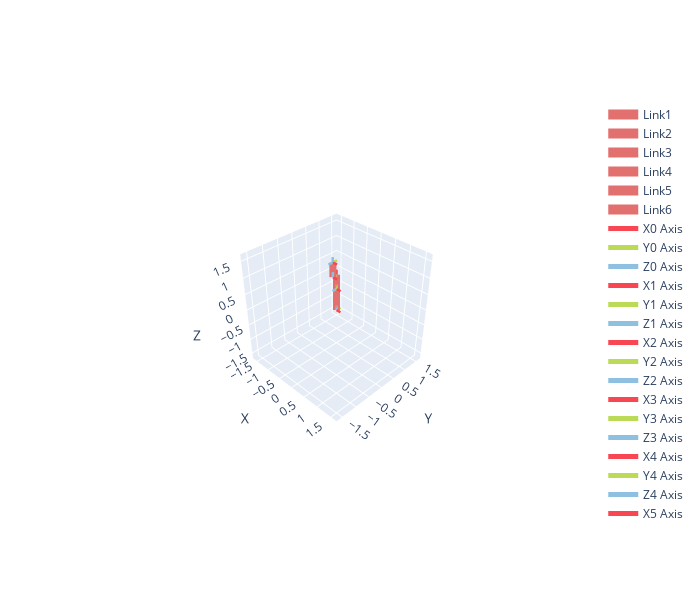
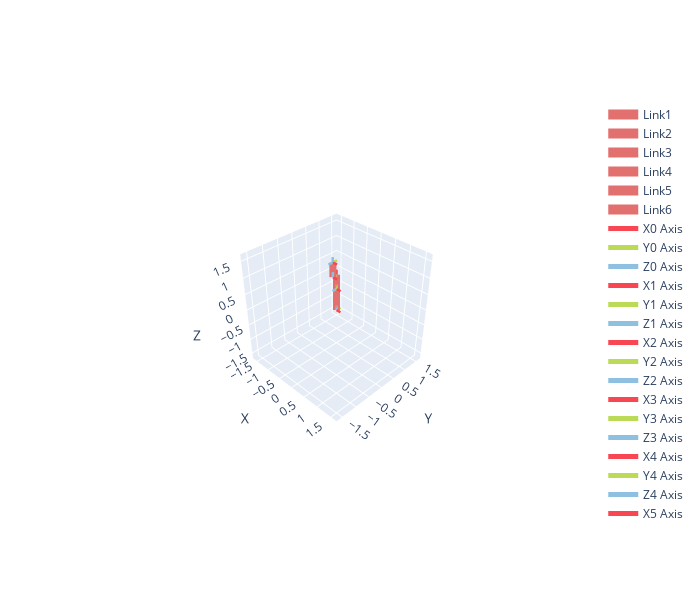

Write notebook code for charts like these, in order.
### Markdown cell above
#### Puma 560

### Code cell
Puma560 = rsb.models.DH.Puma560()
Puma560.plotly(Puma560.qr, fig=go.Figure())

### Figure 1 — Plotly figure (JSON) as saved in the notebook; plotly's stock layout.template omitted (floating-point values rounded to 4 significant figures)
{"data": [{"line": {"color": "#E1706E", "width": 14}, "mode": "lines", "name": "Link1", "type": "scatter3d", "x": [0.0, 0.0], "y": [0.0, 0.0], "z": [0.0, 0.6718]}, {"line": {"color": "#E1706E", "width": 14}, "mode": "lines", "name": "Link2", "type": "scatter3d", "x": [0.0, 2.644e-17], "y": [0.0, 2.644e-17], "z": [0.6718, 1.104]}, {"line": {"color": "#E1706E", "width": 14}, "mode": "lines", "name": "Link3", "type": "scatter3d", "x": [2.644e-17, 0.0203], "y": [2.644e-17, -0.15], "z": [1.104, 1.104]}, {"line": {"color": "#E1706E", "width": 14}, "mode": "lines", "name": "Link4", "type": "scatter3d", "x": [0.0203, 0.0203], "y": [-0.15, -0.15], "z": [1.104, 1.535]}, {"line": {"color": "#E1706E", "width": 14}, "mode": "lines", "name": "Link5", "type": "scatter3d", "x": [0.0203, 0.0203], "y": [-0.15, -0.15], "z": [1.535, 1.535]}, {"line": {"color": "#E1706E", "width": 14}, "mode": "lines", "name": "Link6", "type": "scatter3d", "x": [0.0203, 0.0203], "y": [-0.15, -0.15], "z": [1.535, 1.535]}, {"line": {"color": "#F84752", "width": 5}, "mode": "lines", "name": "X0 Axis", "type": "scatter3d", "x": [0, 0.15], "y": [0, 0], "z": [0, 0]}, {"cmax": 1, "cmin": 0, "colorscale": [[0, "#F84752"], [1, "#F84752"]], "showscale": false, "sizemode": "absolute", "sizeref": 0.015, "type": "cone", "u": [1], "v": [0], "w": [0], "x": [0.15], "y": [0], "z": [0]}, {"line": {"color": "#BBDA55", "width": 5}, "mode": "lines", "name": "Y0 Axis", "type": "scatter3d", "x": [0, 0], "y": [0, 0.15], "z": [0, 0]}, {"cmax": 1, "cmin": 0, "colorscale": [[0, "#BBDA55"], [1, "#BBDA55"]], "showscale": false, "sizemode": "absolute", "sizeref": 0.015, "type": "cone", "u": [0], "v": [1], "w": [0], "x": [0], "y": [0.15], "z": [0]}, {"line": {"color": "#8EC1E1", "width": 5}, "mode": "lines", "name": "Z0 Axis", "type": "scatter3d", "x": [0, 0], "y": [0, 0], "z": [0, 0.15]}, {"cmax": 1, "cmin": 0, "colorscale": [[0, "#8EC1E1"], [1, "#8EC1E1"]], "showscale": false, "sizemode": "absolute", "sizeref": 0.015, "type": "cone", "u": [0], "v": [0], "w": [1], "x": [0], "y": [0], "z": [0.15]}, {"line": {"color": "#F84752", "width": 5}, "mode": "lines", "name": "X1 Axis", "type": "scatter3d", "x": [0, 0.15], "y": [0, 0], "z": [0.6718, 0.6718]}, {"cmax": 1, "cmin": 0, "colorscale": [[0, "#F84752"], [1, "#F84752"]], "showscale": false, "sizemode": "absolute", "sizeref": 0.015, "type": "cone", "u": [1], "v": [0], "w": [0], "x": [0.15], "y": [0], "z": [0.6718]}, {"line": {"color": "#BBDA55", "width": 5}, "mode": "lines", "name": "Y1 Axis", "type": "scatter3d", "x": [0, 0], "y": [0, 9.185e-18], "z": [0.6718, 0.8218]}, {"cmax": 1, "cmin": 0, "colorscale": [[0, "#BBDA55"], [1, "#BBDA55"]], "showscale": false, "sizemode": "absolute", "sizeref": 0.015, "type": "cone", "u": [0], "v": [6.123e-17], "w": [1], "x": [0], "y": [9.185e-18], "z": [0.8218]}, {"line": {"color": "#8EC1E1", "width": 5}, "mode": "lines", "name": "Z1 Axis", "type": "scatter3d", "x": [0, 0], "y": [0, -0.15], "z": [0.6718, 0.6718]}, {"cmax": 1, "cmin": 0, "colorscale": [[0, "#8EC1E1"], [1, "#8EC1E1"]], "showscale": false, "sizemode": "absolute", "sizeref": 0.015, "type": "cone", "u": [0], "v": [-1], "w": [6.123e-17], "x": [0], "y": [-0.15], "z": [0.6718]}, {"line": {"color": "#F84752", "width": 5}, "mode": "lines", "name": "X2 Axis", "type": "scatter3d", "x": [2.644e-17, 3.562e-17], "y": [2.644e-17, 3.562e-17], "z": [1.104, 1.254]}, {"cmax": 1, "cmin": 0, "colorscale": [[0, "#F84752"], [1, "#F84752"]], "showscale": false, "sizemode": "absolute", "sizeref": 0.015, "type": "cone", "u": [6.123e-17], "v": [6.123e-17], "w": [1], "x": [3.562e-17], "y": [3.562e-17], "z": [1.254]}, {"line": {"color": "#BBDA55", "width": 5}, "mode": "lines", "name": "Y2 Axis", "type": "scatter3d", "x": [2.644e-17, -0.15], "y": [2.644e-17, 2.644e-17], "z": [1.104, 1.104]}, {"cmax": 1, "cmin": 0, "colorscale": [[0, "#BBDA55"], [1, "#BBDA55"]], "showscale": false, "sizemode": "absolute", "sizeref": 0.015, "type": "cone", "u": [-1], "v": [3.749e-33], "w": [6.123e-17], "x": [-0.15], "y": [2.644e-17], "z": [1.104]}, {"line": {"color": "#8EC1E1", "width": 5}, "mode": "lines", "name": "Z2 Axis", "type": "scatter3d", "x": [2.644e-17, 2.644e-17], "y": [2.644e-17, -0.15], "z": [1.104, 1.104]}, {"cmax": 1, "cmin": 0, "colorscale": [[0, "#8EC1E1"], [1, "#8EC1E1"]], "showscale": false, "sizemode": "absolute", "sizeref": 0.015, "type": "cone", "u": [0], "v": [-1], "w": [6.123e-17], "x": [2.644e-17], "y": [-0.15], "z": [1.104]}, {"line": {"color": "#F84752", "width": 5}, "mode": "lines", "name": "X3 Axis", "type": "scatter3d", "x": [0.0203, 0.1703], "y": [-0.15, -0.15], "z": [1.104, 1.104]}, {"cmax": 1, "cmin": 0, "colorscale": [[0, "#F84752"], [1, "#F84752"]], "showscale": false, "sizemode": "absolute", "sizeref": 0.015, "type": "cone", "u": [1], "v": [0], "w": [0], "x": [0.1703], "y": [-0.15], "z": [1.104]}, {"line": {"color": "#BBDA55", "width": 5}, "mode": "lines", "name": "Y3 Axis", "type": "scatter3d", "x": [0.0203, 0.0203], "y": [-0.15, -5e-05], "z": [1.104, 1.104]}, {"cmax": 1, "cmin": 0, "colorscale": [[0, "#BBDA55"], [1, "#BBDA55"]], "showscale": false, "sizemode": "absolute", "sizeref": 0.015, "type": "cone", "u": [0], "v": [1], "w": [0], "x": [0.0203], "y": [-5e-05], "z": [1.104]}, {"line": {"color": "#8EC1E1", "width": 5}, "mode": "lines", "name": "Z3 Axis", "type": "scatter3d", "x": [0.0203, 0.0203], "y": [-0.15, -0.15], "z": [1.104, 1.254]}, {"cmax": 1, "cmin": 0, "colorscale": [[0, "#8EC1E1"], [1, "#8EC1E1"]], "showscale": false, "sizemode": "absolute", "sizeref": 0.015, "type": "cone", "u": [0], "v": [0], "w": [1], "x": [0.0203], "y": [-0.15], "z": [1.254]}, {"line": {"color": "#F84752", "width": 5}, "mode": "lines", "name": "X4 Axis", "type": "scatter3d", "x": [0.0203, 0.1703], "y": [-0.15, -0.15], "z": [1.535, 1.535]}, {"cmax": 1, "cmin": 0, "colorscale": [[0, "#F84752"], [1, "#F84752"]], "showscale": false, "sizemode": "absolute", "sizeref": 0.015, "type": "cone", "u": [1], "v": [0], "w": [0], "x": [0.1703], "y": [-0.15], "z": [1.535]}, {"line": {"color": "#BBDA55", "width": 5}, "mode": "lines", "name": "Y4 Axis", "type": "scatter3d", "x": [0.0203, 0.0203], "y": [-0.15, -0.15], "z": [1.535, 1.685]}, {"cmax": 1, "cmin": 0, "colorscale": [[0, "#BBDA55"], [1, "#BBDA55"]], "showscale": false, "sizemode": "absolute", "sizeref": 0.015, "type": "cone", "u": [0], "v": [6.123e-17], "w": [1], "x": [0.0203], "y": [-0.15], "z": [1.685]}, {"line": {"color": "#8EC1E1", "width": 5}, "mode": "lines", "name": "Z4 Axis", "type": "scatter3d", "x": [0.0203, 0.0203], "y": [-0.15, -0.3], "z": [1.535, 1.535]}, {"cmax": 1, "cmin": 0, "colorscale": [[0, "#8EC1E1"], [1, "#8EC1E1"]], "showscale": false, "sizemode": "absolute", "sizeref": 0.015, "type": "cone", "u": [0], "v": [-1], "w": [6.123e-17], "x": [0.0203], "y": [-0.3], "z": [1.535]}, {"line": {"color": "#F84752", "width": 5}, "mode": "lines", "name": "X5 Axis", "type": "scatter3d", "x": [0.0203, 0.1703], "y": [-0.15, -0.15], "z": [1.535, 1.535]}, {"cmax": 1, "cmin": 0, "colorscale": [[0, "#F84752"], [1, "#F84752"]], "showscale": false, "sizemode": "absolute", "sizeref": 0.015, "type": "cone", "u": [1], "v": [0], "w": [0], "x": [0.1703], "y": [-0.15], "z": [1.535]}, {"line": {"color": "#BBDA55", "width": 5}, "mode": "lines", "name": "Y5 Axis", "type": "scatter3d", "x": [0.0203, 0.0203], "y": [-0.15, -5e-05], "z": [1.535, 1.535]}, {"cmax": 1, "cmin": 0, "colorscale": [[0, "#BBDA55"], [1, "#BBDA55"]], "showscale": false, "sizemode": "absolute", "sizeref": 0.015, "type": "cone", "u": [0], "v": [1], "w": [0], "x": [0.0203], "y": [-5e-05], "z": [1.535]}, {"line": {"color": "#8EC1E1", "width": 5}, "mode": "lines", "name": "Z5 Axis", "type": "scatter3d", "x": [0.0203, 0.0203], "y": [-0.15, -0.15], "z": [1.535, 1.685]}, {"cmax": 1, "cmin": 0, "colorscale": [[0, "#8EC1E1"], [1, "#8EC1E1"]], "showscale": false, "sizemode": "absolute", "sizeref": 0.015, "type": "cone", "u": [0], "v": [0], "w": [1], "x": [0.0203], "y": [-0.15], "z": [1.685]}, {"line": {"color": "#F84752", "width": 5}, "mode": "lines", "name": "X6 Axis", "type": "scatter3d", "x": [0.0203, 0.0953], "y": [-0.15, -0.15], "z": [1.535, 1.535]}, {"cmax": 1, "cmin": 0, "colorscale": [[0, "#F84752"], [1, "#F84752"]], "showscale": false, "sizemode": "absolute", "sizeref": 0.0075, "type": "cone", "u": [1], "v": [0], "w": [0], "x": [0.0953], "y": [-0.15], "z": [1.535]}, {"line": {"color": "#BBDA55", "width": 5}, "mode": "lines", "name": "Y6 Axis", "type": "scatter3d", "x": [0.0203, 0.0203], "y": [-0.15, -0.07505], "z": [1.535, 1.535]}, {"cmax": 1, "cmin": 0, "colorscale": [[0, "#BBDA55"], [1, "#BBDA55"]], "showscale": false, "sizemode": "absolute", "sizeref": 0.0075, "type": "cone", "u": [0], "v": [1], "w": [0], "x": [0.0203], "y": [-0.07505], "z": [1.535]}, {"line": {"color": "#8EC1E1", "width": 5}, "mode": "lines", "name": "Z6 Axis", "type": "scatter3d", "x": [0.0203, 0.0203], "y": [-0.15, -0.15], "z": [1.535, 1.61]}, {"cmax": 1, "cmin": 0, "colorscale": [[0, "#8EC1E1"], [1, "#8EC1E1"]], "showscale": false, "sizemode": "absolute", "sizeref": 0.0075, "type": "cone", "u": [0], "v": [0], "w": [1], "x": [0.0203], "y": [-0.15], "z": [1.61]}], "layout": {"height": 600, "scene": {"aspectmode": "cube", "camera": {"center": {"x": 0, "y": 0, "z": 0}, "eye": {"x": 2.314, "y": -2.314, "z": 2.314}, "up": {"x": 0, "y": 0, "z": 1}}, "xaxis": {"nticks": 10, "range": [-1.697, 1.697], "title": {"text": "X"}}, "yaxis": {"nticks": 10, "range": [-1.697, 1.697], "title": {"text": "Y"}}, "zaxis": {"nticks": 10, "range": [-1.697, 1.697], "title": {"text": "Z"}}}, "width": 700}}

### Figure 2 — Plotly figure (JSON) as saved in the notebook; plotly's stock layout.template omitted (floating-point values rounded to 4 significant figures)
{"data": [{"line": {"color": "#E1706E", "width": 14}, "mode": "lines", "name": "Link1", "type": "scatter3d", "x": [0.0, 0.0], "y": [0.0, 0.0], "z": [0.0, 0.6718]}, {"line": {"color": "#E1706E", "width": 14}, "mode": "lines", "name": "Link2", "type": "scatter3d", "x": [0.0, 2.644e-17], "y": [0.0, 2.644e-17], "z": [0.6718, 1.104]}, {"line": {"color": "#E1706E", "width": 14}, "mode": "lines", "name": "Link3", "type": "scatter3d", "x": [2.644e-17, 0.0203], "y": [2.644e-17, -0.15], "z": [1.104, 1.104]}, {"line": {"color": "#E1706E", "width": 14}, "mode": "lines", "name": "Link4", "type": "scatter3d", "x": [0.0203, 0.0203], "y": [-0.15, -0.15], "z": [1.104, 1.535]}, {"line": {"color": "#E1706E", "width": 14}, "mode": "lines", "name": "Link5", "type": "scatter3d", "x": [0.0203, 0.0203], "y": [-0.15, -0.15], "z": [1.535, 1.535]}, {"line": {"color": "#E1706E", "width": 14}, "mode": "lines", "name": "Link6", "type": "scatter3d", "x": [0.0203, 0.0203], "y": [-0.15, -0.15], "z": [1.535, 1.535]}, {"line": {"color": "#F84752", "width": 5}, "mode": "lines", "name": "X0 Axis", "type": "scatter3d", "x": [0, 0.15], "y": [0, 0], "z": [0, 0]}, {"cmax": 1, "cmin": 0, "colorscale": [[0, "#F84752"], [1, "#F84752"]], "showscale": false, "sizemode": "absolute", "sizeref": 0.015, "type": "cone", "u": [1], "v": [0], "w": [0], "x": [0.15], "y": [0], "z": [0]}, {"line": {"color": "#BBDA55", "width": 5}, "mode": "lines", "name": "Y0 Axis", "type": "scatter3d", "x": [0, 0], "y": [0, 0.15], "z": [0, 0]}, {"cmax": 1, "cmin": 0, "colorscale": [[0, "#BBDA55"], [1, "#BBDA55"]], "showscale": false, "sizemode": "absolute", "sizeref": 0.015, "type": "cone", "u": [0], "v": [1], "w": [0], "x": [0], "y": [0.15], "z": [0]}, {"line": {"color": "#8EC1E1", "width": 5}, "mode": "lines", "name": "Z0 Axis", "type": "scatter3d", "x": [0, 0], "y": [0, 0], "z": [0, 0.15]}, {"cmax": 1, "cmin": 0, "colorscale": [[0, "#8EC1E1"], [1, "#8EC1E1"]], "showscale": false, "sizemode": "absolute", "sizeref": 0.015, "type": "cone", "u": [0], "v": [0], "w": [1], "x": [0], "y": [0], "z": [0.15]}, {"line": {"color": "#F84752", "width": 5}, "mode": "lines", "name": "X1 Axis", "type": "scatter3d", "x": [0, 0.15], "y": [0, 0], "z": [0.6718, 0.6718]}, {"cmax": 1, "cmin": 0, "colorscale": [[0, "#F84752"], [1, "#F84752"]], "showscale": false, "sizemode": "absolute", "sizeref": 0.015, "type": "cone", "u": [1], "v": [0], "w": [0], "x": [0.15], "y": [0], "z": [0.6718]}, {"line": {"color": "#BBDA55", "width": 5}, "mode": "lines", "name": "Y1 Axis", "type": "scatter3d", "x": [0, 0], "y": [0, 9.185e-18], "z": [0.6718, 0.8218]}, {"cmax": 1, "cmin": 0, "colorscale": [[0, "#BBDA55"], [1, "#BBDA55"]], "showscale": false, "sizemode": "absolute", "sizeref": 0.015, "type": "cone", "u": [0], "v": [6.123e-17], "w": [1], "x": [0], "y": [9.185e-18], "z": [0.8218]}, {"line": {"color": "#8EC1E1", "width": 5}, "mode": "lines", "name": "Z1 Axis", "type": "scatter3d", "x": [0, 0], "y": [0, -0.15], "z": [0.6718, 0.6718]}, {"cmax": 1, "cmin": 0, "colorscale": [[0, "#8EC1E1"], [1, "#8EC1E1"]], "showscale": false, "sizemode": "absolute", "sizeref": 0.015, "type": "cone", "u": [0], "v": [-1], "w": [6.123e-17], "x": [0], "y": [-0.15], "z": [0.6718]}, {"line": {"color": "#F84752", "width": 5}, "mode": "lines", "name": "X2 Axis", "type": "scatter3d", "x": [2.644e-17, 3.562e-17], "y": [2.644e-17, 3.562e-17], "z": [1.104, 1.254]}, {"cmax": 1, "cmin": 0, "colorscale": [[0, "#F84752"], [1, "#F84752"]], "showscale": false, "sizemode": "absolute", "sizeref": 0.015, "type": "cone", "u": [6.123e-17], "v": [6.123e-17], "w": [1], "x": [3.562e-17], "y": [3.562e-17], "z": [1.254]}, {"line": {"color": "#BBDA55", "width": 5}, "mode": "lines", "name": "Y2 Axis", "type": "scatter3d", "x": [2.644e-17, -0.15], "y": [2.644e-17, 2.644e-17], "z": [1.104, 1.104]}, {"cmax": 1, "cmin": 0, "colorscale": [[0, "#BBDA55"], [1, "#BBDA55"]], "showscale": false, "sizemode": "absolute", "sizeref": 0.015, "type": "cone", "u": [-1], "v": [3.749e-33], "w": [6.123e-17], "x": [-0.15], "y": [2.644e-17], "z": [1.104]}, {"line": {"color": "#8EC1E1", "width": 5}, "mode": "lines", "name": "Z2 Axis", "type": "scatter3d", "x": [2.644e-17, 2.644e-17], "y": [2.644e-17, -0.15], "z": [1.104, 1.104]}, {"cmax": 1, "cmin": 0, "colorscale": [[0, "#8EC1E1"], [1, "#8EC1E1"]], "showscale": false, "sizemode": "absolute", "sizeref": 0.015, "type": "cone", "u": [0], "v": [-1], "w": [6.123e-17], "x": [2.644e-17], "y": [-0.15], "z": [1.104]}, {"line": {"color": "#F84752", "width": 5}, "mode": "lines", "name": "X3 Axis", "type": "scatter3d", "x": [0.0203, 0.1703], "y": [-0.15, -0.15], "z": [1.104, 1.104]}, {"cmax": 1, "cmin": 0, "colorscale": [[0, "#F84752"], [1, "#F84752"]], "showscale": false, "sizemode": "absolute", "sizeref": 0.015, "type": "cone", "u": [1], "v": [0], "w": [0], "x": [0.1703], "y": [-0.15], "z": [1.104]}, {"line": {"color": "#BBDA55", "width": 5}, "mode": "lines", "name": "Y3 Axis", "type": "scatter3d", "x": [0.0203, 0.0203], "y": [-0.15, -5e-05], "z": [1.104, 1.104]}, {"cmax": 1, "cmin": 0, "colorscale": [[0, "#BBDA55"], [1, "#BBDA55"]], "showscale": false, "sizemode": "absolute", "sizeref": 0.015, "type": "cone", "u": [0], "v": [1], "w": [0], "x": [0.0203], "y": [-5e-05], "z": [1.104]}, {"line": {"color": "#8EC1E1", "width": 5}, "mode": "lines", "name": "Z3 Axis", "type": "scatter3d", "x": [0.0203, 0.0203], "y": [-0.15, -0.15], "z": [1.104, 1.254]}, {"cmax": 1, "cmin": 0, "colorscale": [[0, "#8EC1E1"], [1, "#8EC1E1"]], "showscale": false, "sizemode": "absolute", "sizeref": 0.015, "type": "cone", "u": [0], "v": [0], "w": [1], "x": [0.0203], "y": [-0.15], "z": [1.254]}, {"line": {"color": "#F84752", "width": 5}, "mode": "lines", "name": "X4 Axis", "type": "scatter3d", "x": [0.0203, 0.1703], "y": [-0.15, -0.15], "z": [1.535, 1.535]}, {"cmax": 1, "cmin": 0, "colorscale": [[0, "#F84752"], [1, "#F84752"]], "showscale": false, "sizemode": "absolute", "sizeref": 0.015, "type": "cone", "u": [1], "v": [0], "w": [0], "x": [0.1703], "y": [-0.15], "z": [1.535]}, {"line": {"color": "#BBDA55", "width": 5}, "mode": "lines", "name": "Y4 Axis", "type": "scatter3d", "x": [0.0203, 0.0203], "y": [-0.15, -0.15], "z": [1.535, 1.685]}, {"cmax": 1, "cmin": 0, "colorscale": [[0, "#BBDA55"], [1, "#BBDA55"]], "showscale": false, "sizemode": "absolute", "sizeref": 0.015, "type": "cone", "u": [0], "v": [6.123e-17], "w": [1], "x": [0.0203], "y": [-0.15], "z": [1.685]}, {"line": {"color": "#8EC1E1", "width": 5}, "mode": "lines", "name": "Z4 Axis", "type": "scatter3d", "x": [0.0203, 0.0203], "y": [-0.15, -0.3], "z": [1.535, 1.535]}, {"cmax": 1, "cmin": 0, "colorscale": [[0, "#8EC1E1"], [1, "#8EC1E1"]], "showscale": false, "sizemode": "absolute", "sizeref": 0.015, "type": "cone", "u": [0], "v": [-1], "w": [6.123e-17], "x": [0.0203], "y": [-0.3], "z": [1.535]}, {"line": {"color": "#F84752", "width": 5}, "mode": "lines", "name": "X5 Axis", "type": "scatter3d", "x": [0.0203, 0.1703], "y": [-0.15, -0.15], "z": [1.535, 1.535]}, {"cmax": 1, "cmin": 0, "colorscale": [[0, "#F84752"], [1, "#F84752"]], "showscale": false, "sizemode": "absolute", "sizeref": 0.015, "type": "cone", "u": [1], "v": [0], "w": [0], "x": [0.1703], "y": [-0.15], "z": [1.535]}, {"line": {"color": "#BBDA55", "width": 5}, "mode": "lines", "name": "Y5 Axis", "type": "scatter3d", "x": [0.0203, 0.0203], "y": [-0.15, -5e-05], "z": [1.535, 1.535]}, {"cmax": 1, "cmin": 0, "colorscale": [[0, "#BBDA55"], [1, "#BBDA55"]], "showscale": false, "sizemode": "absolute", "sizeref": 0.015, "type": "cone", "u": [0], "v": [1], "w": [0], "x": [0.0203], "y": [-5e-05], "z": [1.535]}, {"line": {"color": "#8EC1E1", "width": 5}, "mode": "lines", "name": "Z5 Axis", "type": "scatter3d", "x": [0.0203, 0.0203], "y": [-0.15, -0.15], "z": [1.535, 1.685]}, {"cmax": 1, "cmin": 0, "colorscale": [[0, "#8EC1E1"], [1, "#8EC1E1"]], "showscale": false, "sizemode": "absolute", "sizeref": 0.015, "type": "cone", "u": [0], "v": [0], "w": [1], "x": [0.0203], "y": [-0.15], "z": [1.685]}, {"line": {"color": "#F84752", "width": 5}, "mode": "lines", "name": "X6 Axis", "type": "scatter3d", "x": [0.0203, 0.0953], "y": [-0.15, -0.15], "z": [1.535, 1.535]}, {"cmax": 1, "cmin": 0, "colorscale": [[0, "#F84752"], [1, "#F84752"]], "showscale": false, "sizemode": "absolute", "sizeref": 0.0075, "type": "cone", "u": [1], "v": [0], "w": [0], "x": [0.0953], "y": [-0.15], "z": [1.535]}, {"line": {"color": "#BBDA55", "width": 5}, "mode": "lines", "name": "Y6 Axis", "type": "scatter3d", "x": [0.0203, 0.0203], "y": [-0.15, -0.07505], "z": [1.535, 1.535]}, {"cmax": 1, "cmin": 0, "colorscale": [[0, "#BBDA55"], [1, "#BBDA55"]], "showscale": false, "sizemode": "absolute", "sizeref": 0.0075, "type": "cone", "u": [0], "v": [1], "w": [0], "x": [0.0203], "y": [-0.07505], "z": [1.535]}, {"line": {"color": "#8EC1E1", "width": 5}, "mode": "lines", "name": "Z6 Axis", "type": "scatter3d", "x": [0.0203, 0.0203], "y": [-0.15, -0.15], "z": [1.535, 1.61]}, {"cmax": 1, "cmin": 0, "colorscale": [[0, "#8EC1E1"], [1, "#8EC1E1"]], "showscale": false, "sizemode": "absolute", "sizeref": 0.0075, "type": "cone", "u": [0], "v": [0], "w": [1], "x": [0.0203], "y": [-0.15], "z": [1.61]}], "layout": {"height": 600, "scene": {"aspectmode": "cube", "camera": {"center": {"x": 0, "y": 0, "z": 0}, "eye": {"x": 2.314, "y": -2.314, "z": 2.314}, "up": {"x": 0, "y": 0, "z": 1}}, "xaxis": {"nticks": 10, "range": [-1.697, 1.697], "title": {"text": "X"}}, "yaxis": {"nticks": 10, "range": [-1.697, 1.697], "title": {"text": "Y"}}, "zaxis": {"nticks": 10, "range": [-1.697, 1.697], "title": {"text": "Z"}}}, "width": 700}}
